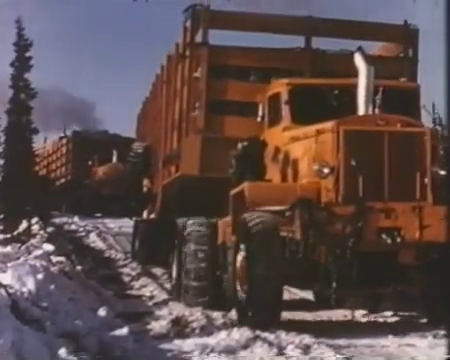
#> input picture frame 22 of weighted_threshold_histogram_equilization/Arctic-Convoy-With-Giant-Mack-Trucks.mp4, 450 x 360 px
$ python run_video.py
#> lines starting #> are read from the running program, lines starting #| are printed output that depends on the picture
import numpy as np
import cv2
from imWeightedThresholdedheq import imWTHeq

cap = cv2.VideoCapture("assets/Arctic-Convoy-With-Giant-Mack-Trucks.mp4")

# video without sound
video_out_name = (
    "assets/Arctic-Convoy-With-Giant-Mack-Trucks-imWeightedThresholdedheq.mp4"
)

# Applying the same approach as image - frame by frame
i = 0
j = 0
length = int(cap.get(cv2.CAP_PROP_FRAME_COUNT))
Wout_list = np.zeros((10))
while cap.isOpened():
    ret, frame = cap.read()
#> frame is the input picture: shape (360, 450, 3); mean B, G, R 76.8, 77.3, 93.4
    if ret == False:
        break
    print("\r", 100 * i // length, "%", end="")

    frame_hsv = cv2.cvtColor(frame, cv2.COLOR_BGR2HSV)
#> frame_hsv: shape (360, 450, 3); mean H, S, V 59.3, 80.2, 99.6
    frame_v = frame_hsv[:, :, 2].copy()
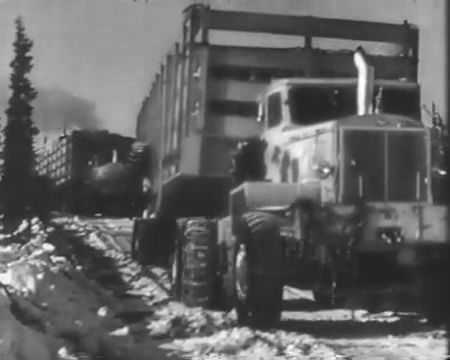
#> frame_v: shape (360, 450); min 14, max 255, mean 99.6
#> (the run stopped early here; a loop or call above may not have finished)

$ run again, starting later in the video
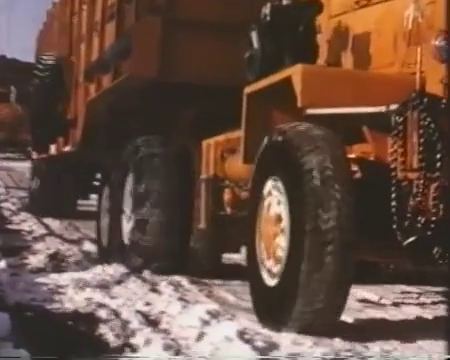
#> input picture frame 101 of weighted_threshold_histogram_equilization/Arctic-Convoy-With-Giant-Mack-Trucks.mp4, 450 x 360 px
#> frame is the input picture: shape (360, 450, 3); mean B, G, R 66.3, 78.3, 102.7
#> frame_hsv: shape (360, 450, 3); mean H, S, V 21.1, 94, 103
#> `frame_v = frame_hsv[:, :, 2].copy()`:
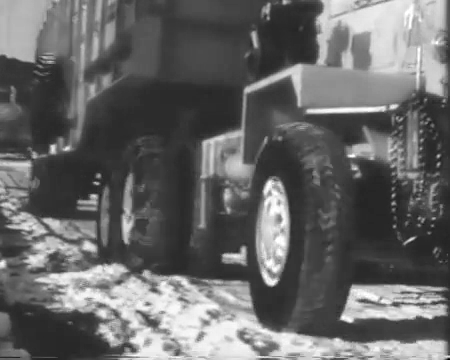
#> frame_v: shape (360, 450); min 0, max 255, mean 103

$ run again, starting later in the video
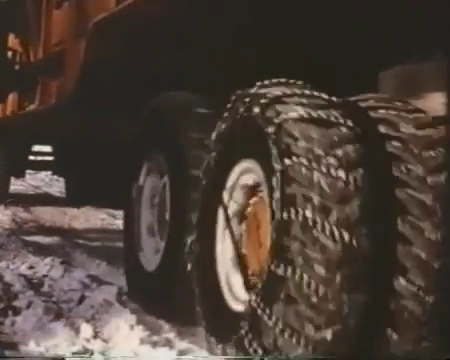
#> input picture frame 180 of weighted_threshold_histogram_equilization/Arctic-Convoy-With-Giant-Mack-Trucks.mp4, 450 x 360 px
#> frame is the input picture: shape (360, 450, 3); mean B, G, R 55.4, 63.3, 75
#> frame_hsv: shape (360, 450, 3); mean H, S, V 24.2, 72, 75
#> `frame_v = frame_hsv[:, :, 2].copy()`:
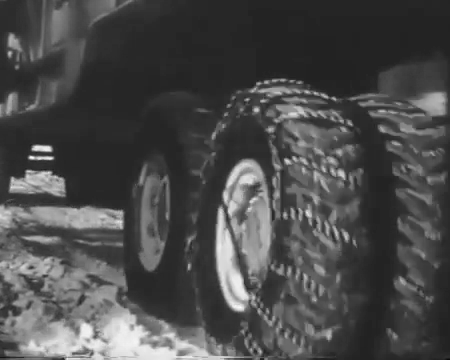
#> frame_v: shape (360, 450); min 11, max 254, mean 75
